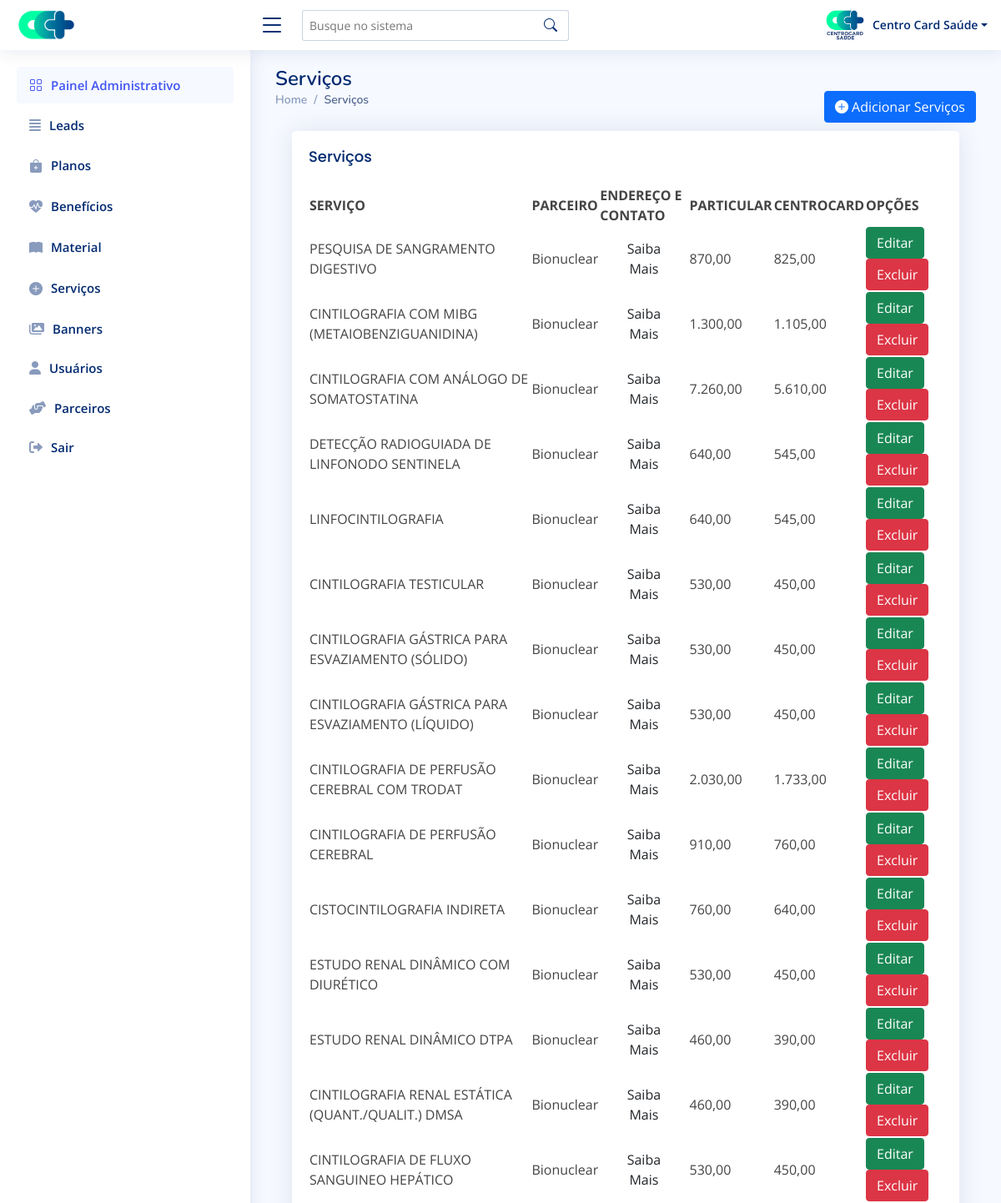
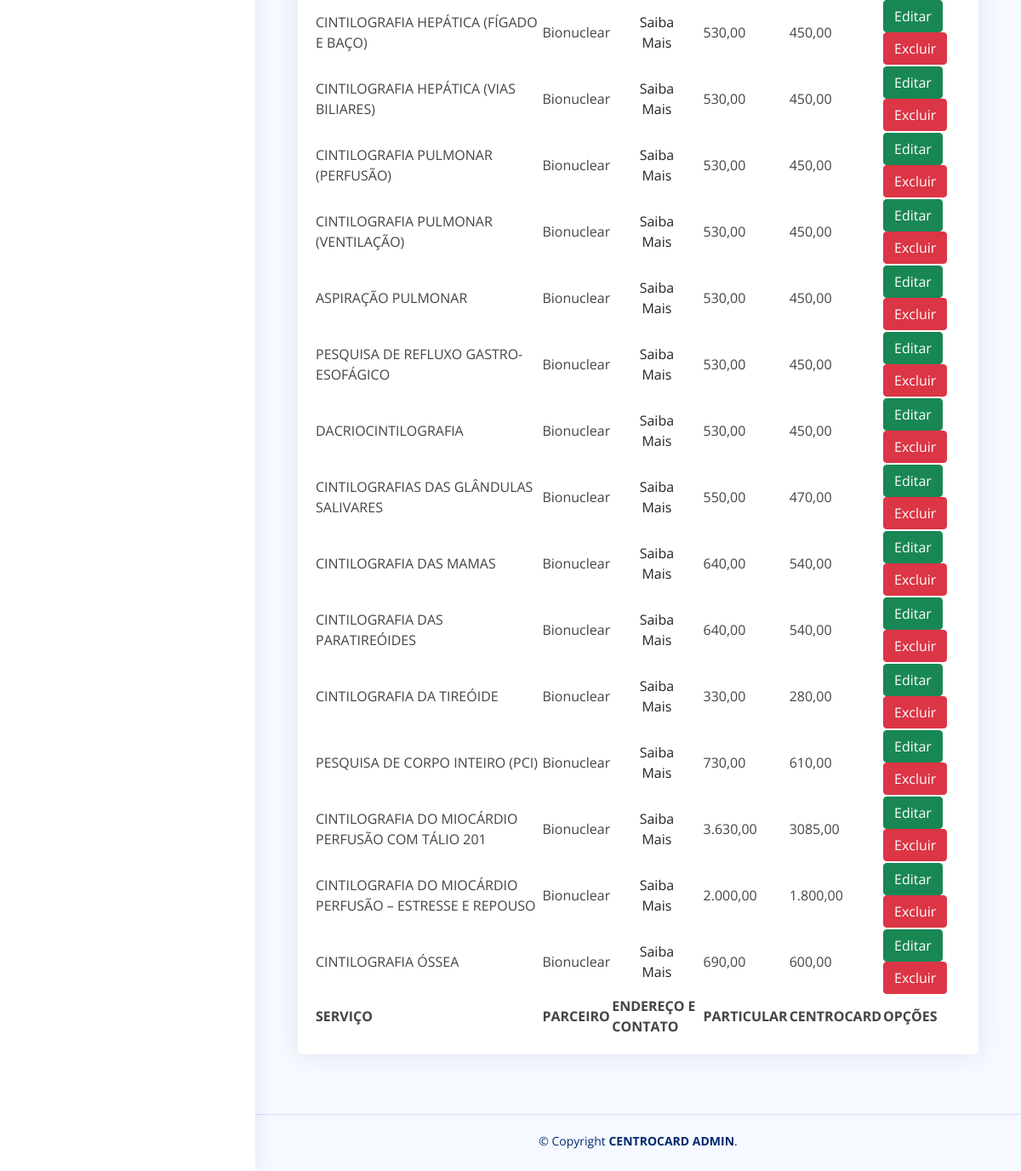
/admin/painel-servicos.php (signed in), run on an earlier commit of the app's database (2 pictures, top to bottom).
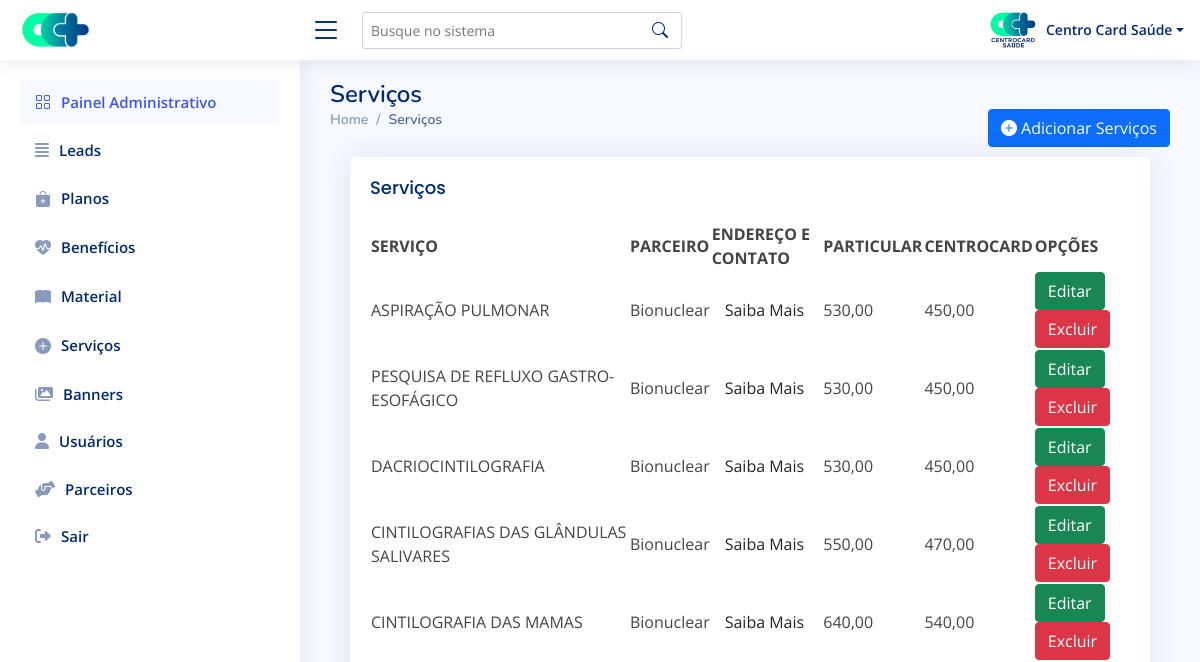
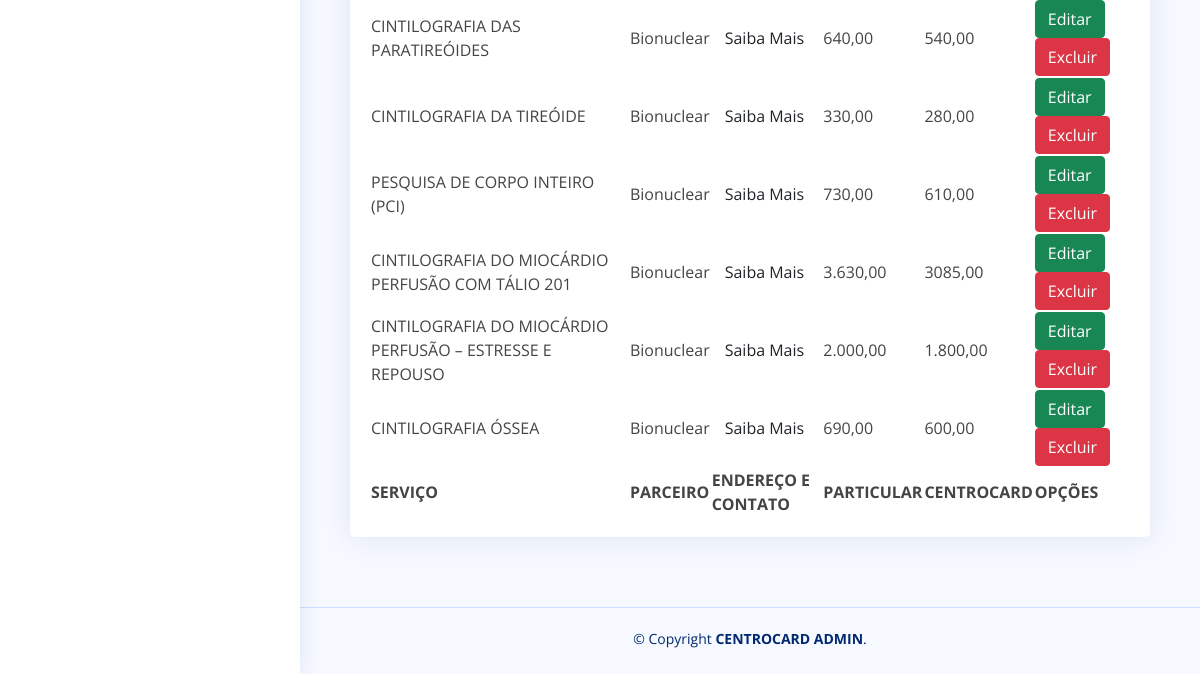
And on a later commit of the database (2 pictures, top to bottom).
### tables this page shows
CREATE TABLE `services` (
  `id` int(11) NOT NULL AUTO_INCREMENT,
  `name` varchar(200) DEFAULT NULL,
  `partner` varchar(400) DEFAULT NULL,
  `private` varchar(20) DEFAULT NULL,
  `centrocard` varchar(20) DEFAULT NULL,
  `type` varchar(10) DEFAULT NULL,
  PRIMARY KEY (`id`)
);

### admin/painel-servicos.php (the view, shortened to what this page needs)
<?php
require_once 'dbconfig.php';
?>
<!DOCTYPE html>
<html lang="pt-br">
<head>
    <link rel="stylesheet" href="https://cdnjs.cloudflare.com/ajax/libs/font-awesome/6.0.0-beta3/css/all.min.css" />
    <link href="assets/vendor/bootstrap/css/bootstrap.min.css" rel="stylesheet">
    <link href="assets/vendor/bootstrap-icons/bootstrap-icons.css" rel="stylesheet">
    <link rel="stylesheet" href="https://cdn.jsdelivr.net/npm/bootstrap-icons@1.8.1/font/bootstrap-icons.css">
    <link href="assets/vendor/quill/quill.snow.css" rel="stylesheet">
    <link href="assets/vendor/quill/quill.bubble.css" rel="stylesheet">
    <link href="assets/vendor/remixicon/remixicon.css" rel="stylesheet">
    <link rel="stylesheet" href="https://cdn.datatables.net/1.11.4/css/dataTables.bootstrap5.min.css" />
    <link rel="stylesheet" href="https://cdn.datatables.net/responsive/2.2.9/css/responsive.dataTables.min.css" />
    <link href="assets/css/style.css" rel="stylesheet">
</head>
<body>
    <?php include "components/header.php" ?>
    <?php include "components/sidebar.php" ?>
    <main id="main" class="main">
        <div class="pagetitle">
            <h1>Serviços</h1>
            <div class="d-flex justify-content-between">
                <nav>
                    <ol class="breadcrumb">
                        <li class="breadcrumb-item"><a href="index.php">Home</a></li>
                        <li class="breadcrumb-item active">Serviços</li>
                    </ol>
                </nav>
                <a href="add-servico.php">
                    <button type="submit" name="btnsave" class="btn btn-primary"><i class="bi bi-plus-circle-fill"></i> Adicionar Serviços</button>
                </a>
            </div>
        </div>
        <section class="section card-body">
            <div class="card recent-sales">
                <div class="card-body">
                    <h5 class="card-title">Serviços</h5>
                    <table id="example" class="display" style="width:100%">
                        <thead>
                            <tr>
                                <th>SERVIÇO</th>
                                <th>PARCEIRO</th>
                                <th>ENDEREÇO E CONTATO</th>
                                <th>PARTICULAR</th>
                                <th>CENTROCARD</th>
                                <th>OPÇÕES</th>
                            </tr>
                        </thead>
                        <tbody>
                            <?php
                            $stmt = $DB_con->prepare("SELECT * FROM services ORDER BY id DESC");
                            $stmt->execute();
                            if ($stmt->rowCount() > 0) {
                                while ($row = $stmt->fetch(PDO::FETCH_ASSOC)) {
                                    extract($row);
                            ?>
                                    <tr>
                                        <td><?php echo $name; ?></td>
                                        <td><?php echo $partner; ?></td>
                                        <td>
                                            <a href="#parceiro-<?php echo $partner; ?>" id="popup" class="jsModalTrigger">
                                                <button class="btn-saiba-mais btn" type="button" id="popup" class="jsModalTrigger">
                                                    Saiba Mais
                                                </button>
                                            </a>
                                        </td>
                                        <td><?php echo $private; ?></td>
                                        <td><?php echo $centrocard; ?></td>
                                        <td>
                                            <a href="editar-servico.php?edit_id=<?php echo $row['id']; ?>">
                                                <button type="button" class="btn btn-success">Editar</button>
                                            </a>
                                            <a href="?delete_id=<?php echo $row['id']; ?>">
                                                <button type="button" class="btn btn-danger">Excluir</button>
                                            </a>
                                        </td>
                                    </tr>
                                <?php
                                }
                            }
                            ?>
                        </tbody>
                        <tfoot>
                            <tr>
                                <th>SERVIÇO</th>
                                <th>PARCEIRO</th>
                                <th>ENDEREÇO E CONTATO</th>
                                <th>PARTICULAR</th>
                                <th>CENTROCARD</th>
                                <th>OPÇÕES</th>
                            </tr>
                        </tfoot>
                    </table>
                </div>
            </div>
        </section>
    </main>
    <?php include "components/footer.php"; ?>
</body>
</html>

### admin/components/header.php (shortened to what this page needs)
 <header id="header" class="header fixed-top d-flex align-items-center">
<div class="d-flex align-items-center justify-content-between">
  <a href="painel-controle.php" class="logo d-flex align-items-center">
    <img src="../assets/img/icon-semfundo.png" alt="" width="70">
  </a>
  <i class="bi bi-list toggle-sidebar-btn"></i>
</div>
<div class="search-bar">
  <form class="search-form d-flex align-items-center" method="POST" action="#">
    <input type="text" name="query" placeholder="Busque no sistema" title="Enter search keyword">
    <button type="submit" title="Search"><i class="bi bi-search"></i></button>
  </form>
</div>
<nav class="header-nav ms-auto">
  <ul class="d-flex align-items-center">
    <li class="nav-item dropdown pe-3">
      <a class="nav-link nav-profile d-flex align-items-center pe-0" href="#" data-bs-toggle="dropdown">
        <img src="./uploads/usuarios/<?php echo $_SESSION['img']; ?>" onerror="this.src='./assets/img/semperfil.png'" alt="Profile" class="rounded">
        <span class="d-none d-md-block dropdown-toggle ps-2"><?php echo $_SESSION['name']; ?></span>
      </a>
    </li>
  </ul>
</nav>
</header>

### admin/components/sidebar.php (shortened to what this page needs)
<aside id="sidebar" class="sidebar">
  <ul class="sidebar-nav" id="sidebar-nav">
    <li class="nav-item">
      <a class="nav-link " href="painel-controle.php">
        <i class="bi bi-grid"></i>
        <span>Painel Administrativo</span>
      </a>
    </li>
    <?php
    if (($_SESSION['type'] == 1) or ($_SESSION['type'] == 2) or ($_SESSION['type'] == 3)) {
    ?>
      <li class="nav-item">
        <a class="nav-link collapsed" href="painel-leads.php">
          <i class="fas fa-align-justify"></i>
          <span>Leads</span>
        </a>
      </li>
      <li class="nav-item">
        <a class="nav-link collapsed" href="painel-planos.php">
          <i class="bi bi-bag-plus-fill"></i>
          <span>Planos</span>
        </a>
      </li>
      <li class="nav-item">
        <a class="nav-link collapsed" href="painel-beneficios.php">
          <i class="bi bi-heart-pulse-fill"></i>
          <span>Benefícios</span>
        </a>
      </li>
      <li class="nav-item">
        <a class="nav-link collapsed" href="#">
          <i class="bi bi-book-fill"></i>
          <span>Material</span>
        </a>
      </li>
    <?php } ?>
    <?php
    if ($_SESSION['type'] == 1) {
    ?>
      <li class="nav-item">
        <a class="nav-link collapsed" href="painel-servicos.php">
          <i class="bi bi-plus-circle-fill"></i>
          <span>Serviços</span>
        </a>
      </li>
      <li class="nav-item">
        <a class="nav-link collapsed" href="painel-banners.php">
          <i class="fas fa-images"></i>
          <span>Banners</span>
        </a>
      </li>
      <li class="nav-item">
        <a class="nav-link collapsed" href="painel-usuarios.php">
          <i class="fas fa-user"></i>
          <span>Usuários</span>
        </a>
      </li>
      <li class="nav-item">
        <a class="nav-link collapsed" href="painel-parceiros.php">
          <i class="fas fa-hands-helping"></i>
          <span>Parceiros</span>
        </a>
      </li>
    <?php } ?>
    <li class="nav-item">
      <a class="nav-link collapsed" href="logout.php">
        <i class="fas fa-sign-out-alt"></i>
        <span>Sair</span>
      </a>
    </li>
  </ul>
</aside>

### admin/components/footer.php
<footer id="footer" class="footer">
  <div class="copyright">
    &copy; Copyright <strong><span>CENTROCARD ADMIN</span></strong>.
  </div>
  <div class="credits">
  </div>
</footer>

### admin/assets/css/style.css (style rules this page uses)
:root { scroll-behavior: smooth; }
body { font-family: "Open Sans", sans-serif; background : #f6f9ff; color : #444444; }
a { color : #4154f1; text-decoration: none; }
h1, h2, h3, h4, h5, h6 { font-family: "Nunito", sans-serif; }
#main { margin-top: 60px; padding : 20px 30px; transition: all 0.3s; }
.pagetitle { margin-bottom: 10px; }
.pagetitle h1 { font-size : 24px; margin-bottom: 0; font-weight : 600; color : #012970; }
.card { margin-bottom: 30px; border : none; border-radius: 5px; box-shadow : 0px 0 30px rgba(1, 41, 112, 0.1); overflow : hidden; }
.card-title { padding : 20px 0 15px 0; font-size : 18px; font-weight: 500; color : #012970; font-family: "Poppins", sans-serif; }
.card-body { padding: 0 20px 20px 20px; }
.breadcrumb { font-size : 14px; font-family: "Nunito", sans-serif; color : #899bbd; font-weight: 600; }
.breadcrumb a { color : #899bbd; transition: 0.3s; }
.breadcrumb .breadcrumb-item::before { color: #899bbd; }
.breadcrumb .active { color : #51678f; font-weight: 600; }
.logo { line-height: 1; }
@media (min-width: 1200px) { .logo { width: 280px; } }
.logo img { max-height : 80px; margin-right: 6px; }
.header { transition : all 0.5s; z-index : 997; height : 60px; box-shadow : 0px 2px 20px rgba(1, 41, 112, 0.1); background-color: #fff; padding-left : 20px; }
.header .toggle-sidebar-btn { font-size : 32px; padding-left: 10px; cursor : pointer; color : #012970; }
.header .search-bar { min-width: 360px; padding : 0 20px; }
.header .search-form { width: 100%; }
.header .search-form input { border : 0; font-size : 14px; color : #012970; border : 1px solid rgba(1, 41, 112, 0.2); padding : 7px 38px 7px 8px; border-radius: 3px; transition : 0.3s; width : 100%; }
.header .search-form button { border : 0; padding : 0; margin-left: -30px; background : none; }
.header .search-form button i { color: #012970; }
.header-nav ul { list-style: none; }
.header-nav>ul { margin : 0; padding: 0; }
.header-nav .nav-profile { color: #012970; }
.header-nav .nav-profile img { max-height: 36px; }
.header-nav .nav-profile span { font-size : 14px; font-weight: 600; }
.sidebar { position : fixed; top : 60px; left : 0; bottom : 0; width : 300px; z-index : 996; transition : all 0.3s; padding : 20px; overflow-y : auto; scrollbar-width : thin; scrollbar-color : #aab7cf transparent; box-shadow : 0px 0px 20px rgba(1, 41, 112, 0.1); background-color: #fff; }
@media (min-width: 1200px) { #main, #footer { margin-left: 300px; } }
.sidebar-nav { padding : 0; margin : 0; list-style: none; }
.sidebar-nav li { padding : 0; margin : 0; list-style: none; }
.sidebar-nav .nav-item { margin-bottom: 5px; }
.sidebar-nav .nav-link { display : flex; align-items : center; font-size : 15px; font-weight : 600; color : #4154f1; transition : 0.3; background : #f6f9ff; padding : 10px 15px; border-radius: 4px; }
.sidebar-nav .nav-link i { font-size : 16px; margin-right: 10px; color : #4154f1; }
.sidebar-nav .nav-link.collapsed { color : #012970; background: #fff; }
.sidebar-nav .nav-link.collapsed i { color: #899bbd; }
.footer { padding : 20px 0; font-size : 14px; transition: all 0.3s; border-top: 1px solid #cddfff; }
.footer .copyright { text-align: center; color : #012970; }
.footer .credits { padding-top: 5px; text-align : center; font-size : 13px; color : #012970; }

What changed in the data, as far as the page shows it:
removed services: name "PESQUISA DE SANGRAMENTO DIGESTIVO", partner "Bionuclear", private "870,00", centrocard "825,00"
removed services: name "CINTILOGRAFIA COM MIBG (METAIOBENZIGUANIDINA)", partner "Bionuclear", private "1.300,00", centrocard "1.105,00"
removed services: name "CINTILOGRAFIA COM ANÁLOGO DE SOMATOSTATINA", partner "Bionuclear", private "7.260,00", centrocard "5.610,00"
removed services: name "DETECÇÃO RADIOGUIADA DE LINFONODO SENTINELA", partner "Bionuclear", private "640,00", centrocard "545,00"
removed services: name "LINFOCINTILOGRAFIA", partner "Bionuclear", private "640,00", centrocard "545,00"
removed services: name "CINTILOGRAFIA TESTICULAR", partner "Bionuclear", private "530,00", centrocard "450,00"
removed services: name "CINTILOGRAFIA GÁSTRICA PARA ESVAZIAMENTO (SÓLIDO)", partner "Bionuclear", private "530,00", centrocard "450,00"
removed services: name "CINTILOGRAFIA GÁSTRICA PARA ESVAZIAMENTO (LÍQUIDO)", partner "Bionuclear", private "530,00", centrocard "450,00"
removed services: name "CINTILOGRAFIA DE PERFUSÃO CEREBRAL COM TRODAT", partner "Bionuclear", private "2.030,00", centrocard "1.733,00"
removed services: name "CINTILOGRAFIA DE PERFUSÃO CEREBRAL", partner "Bionuclear", private "910,00", centrocard "760,00"
removed services: name "CISTOCINTILOGRAFIA INDIRETA", partner "Bionuclear", private "760,00", centrocard "640,00"
removed services: name "ESTUDO RENAL DINÂMICO COM DIURÉTICO", partner "Bionuclear", private "530,00", centrocard "450,00"
removed services: name "ESTUDO RENAL DINÂMICO DTPA", partner "Bionuclear", private "460,00", centrocard "390,00"
removed services: name "CINTILOGRAFIA RENAL ESTÁTICA (QUANT./QUALIT.) DMSA", partner "Bionuclear", private "460,00", centrocard "390,00"
removed services: name "CINTILOGRAFIA DE FLUXO SANGUINEO HEPÁTICO", partner "Bionuclear", private "530,00", centrocard "450,00"
removed services: name "CINTILOGRAFIA HEPÁTICA (FÍGADO E BAÇO)", partner "Bionuclear", private "530,00", centrocard "450,00"
removed services: name "CINTILOGRAFIA HEPÁTICA (VIAS BILIARES)", partner "Bionuclear", private "530,00", centrocard "450,00"
removed services: name "CINTILOGRAFIA PULMONAR (PERFUSÃO)", partner "Bionuclear", private "530,00", centrocard "450,00"
removed services: name "CINTILOGRAFIA PULMONAR (VENTILAÇÃO)", partner "Bionuclear", private "530,00", centrocard "450,00"
